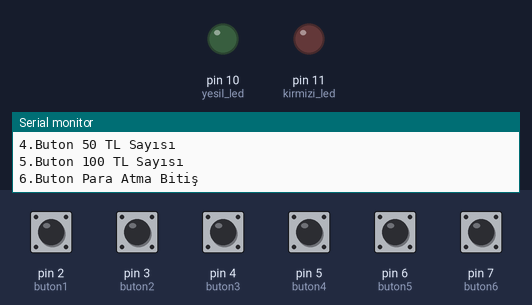
Simulated run of this sketch. Board: Arduino Uno, built with avr-gcc and run on an emulated ATmega328P. On the bench: output pins drawn as LEDs (lit = HIGH), the last lines printed to the serial monitor. Inputs (shaded band) come from the test bench; at power-on: pin 2 (buton1), pin 3 (buton2), pin 4 (buton3), pin 5 (buton4), pin 6 (buton5), pin 7 (buton6) LOW. Random numbers use the default seed unless the sketch sets one.

Above: at 1.2 s.
1.3 s: pin 2 (buton1) pulled HIGH for 0.15 s
3.8 s: pin 7 (buton6) pulled HIGH for 0.15 s
6.3 s: pin 6 (buton5) pulled HIGH for 0.15 s
At 7.6 s:
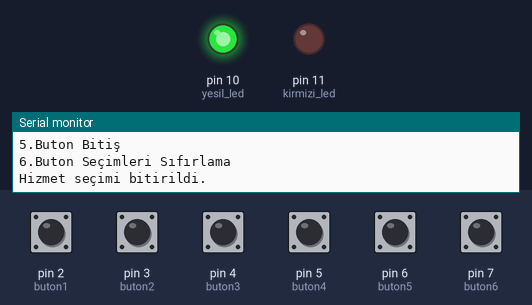
Timing chart, 0 to 10.8 s (numbered marks = the images above; inputs shaded):
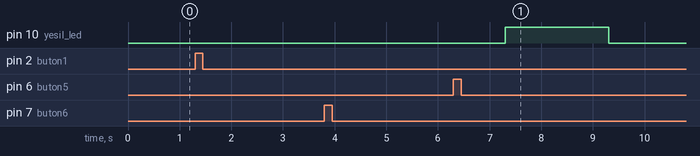

The sketch:

sketch_apr13a.ino
```cpp
int buton1 = 2;
int buton2 = 3;
int buton3 = 4;
int buton4 = 5;
int buton5 = 6;
int buton6 = 7;

int besTLadet = 20;
int onTLadet = 20;
int yirmiTLadet = 10;
int elliTLadet = 30;
int yuzTLadet = 5;

int kopuklemeFiyat = 15;
int yikamaFiyat = 10;
int kurulamaFiyat = 5;
int cilalamaFiyat = 50;


int yesil_led = 10;
int kirmizi_led = 11;

int islem1 = 0;
int islem2 = 0;
int islem3 = 0;
int islem4 = 0;
int islem5 = 0;
int islem6 = 0;

int para_secme = 1;
int hizmet_secme = 1;
int para = 0;

void setup() {
  randomSeed(analogRead(0));
  Serial.begin(9600);
  bakiyeYuklemeBilgilendirme();
  pinMode(buton1, INPUT);
  pinMode(buton2, INPUT);
  pinMode(buton3, INPUT);
  pinMode(buton4, INPUT);
  pinMode(buton5, INPUT);
  pinMode(buton6, INPUT);
  pinMode(yesil_led, OUTPUT);
  pinMode(kirmizi_led, OUTPUT);
}

void loop() {
  while (para_secme == 1) {
    if ( digitalRead(buton1) == HIGH && para_secme == 1) {
      para += 5;
      Serial.println("Bakiyeniz 5 TL arttırılıyor.");
      delay(1000);
      Serial.println("Bakiyeniz arttırıldı.");
      Serial.print("Mevcut bakiye : ");
      Serial.println(para);
    }
    else if ( digitalRead(buton2) == HIGH && para_secme == 1) {
      para += 10;
      Serial.println("Bakiyeniz 10 TL arttırılıyor.");
      delay(1000);
      Serial.println("Bakiyeniz arttırıldı.");
      Serial.print("Mevcut bakiye : ");
      Serial.println(para);
    }
    else if ( digitalRead(buton3) == HIGH && para_secme == 1) {
      para += 20;
      Serial.println("Bakiyeniz 20 TL arttırılıyor.");
      delay(1000);
      Serial.println("Bakiyeniz arttırıldı.");
      Serial.print("Mevcut bakiye : ");
      Serial.println(para);
    }
    else if ( digitalRead(buton4) == HIGH && para_secme == 1) {
      para += 50;
      Serial.println("Bakiyeniz 50 TL arttırılıyor.");
      delay(1000);
      Serial.println("Bakiyeniz arttırıldı.");
      Serial.print("Mevcut bakiye : ");
      Serial.println(para);
    }
    else if ( digitalRead(buton5) == HIGH && para_secme == 1) {
      para += 100;
      Serial.println("Bakiyeniz 100 TL arttırılıyor.");
      delay(1000);
      Serial.println("Bakiyeniz arttırıldı.");
      Serial.print("Mevcut bakiye : ");
      Serial.println(para);
    }
    else if ( digitalRead(buton6) == HIGH && para_secme == 1) {
      para_secme = 0;
      Serial.println("Para atma işlemi bitiriliyor.");
      delay(1000);
      Serial.print("Kullanılabilir bakiye: ");
      Serial.println(para);
      hizmetSecmeBilgilendirme();
    }
  }


  while (hizmet_secme == 1) {
    if ( digitalRead(buton1) == HIGH && hizmet_secme == 1) {
      islem1++;
      Serial.println("Köpükleme seçeneği 1 arttırıldı");
      delay(1000);
    }
    else if ( digitalRead(buton2) == HIGH && hizmet_secme == 1) {
      islem2++;
      Serial.println("Yıkama seçeneği 1 arttırıldı.");
      delay(1000);
    }
    else if ( digitalRead(buton3) == HIGH && hizmet_secme == 1) {
      islem3++;
      Serial.println("Kurulama seçeneği 1 arttırıldı");
      delay(1000);
    }
    else if ( digitalRead(buton4) == HIGH && hizmet_secme == 1) {
      islem4++;
      Serial.println("Cilalama seçeneği 1 arttırıldı.");
      delay(1000);
    }
    else if ( digitalRead(buton5) == HIGH && hizmet_secme == 1) {
      hizmet_secme = 0;
      Serial.println("Hizmet seçimi bitirildi.");
      delay(1000);
      paraSansi();
    }
    else if ( digitalRead(buton6) == HIGH && hizmet_secme == 1) {
      islemSifirla();
      Serial.println("Seçimler sıfırlandı tekrar seçiniz.");
      delay(1000);
    }
  }


}

void hizmetSecmeBilgilendirme() {
  Serial.println("\n--------Seçebilceğiniz Hizmetler--------\n");
  Serial.print("1.Buton Köpükleme ");
  Serial.println(kopuklemeFiyat);
  Serial.print("2.Buton Yıkama ");
  Serial.println(yikamaFiyat);
  Serial.print("3.Buton Kurulama ");
  Serial.println(kurulamaFiyat);
  Serial.print("4.Buton Cilalama ");
  Serial.println(cilalamaFiyat);
  Serial.println("5.Buton Bitiş");
  Serial.println("6.Buton Seçimleri Sıfırlama");
}

void bakiyeYuklemeBilgilendirme() {
  Serial.println("1.Buton 5 TL Sayısı");
  Serial.println("2.Buton 10 TL Sayısı");
  Serial.println("3.Buton 20 TL Sayısı");
  Serial.println("4.Buton 50 TL Sayısı");
  Serial.println("5.Buton 100 TL Sayısı");
  Serial.println("6.Buton Para Atma Bitiş");

}


void kirmiziLed() {
  digitalWrite(kirmizi_led, HIGH);
  delay(2000);
  digitalWrite(kirmizi_led, LOW);
  delay(2000);
}

void yesilLed() {
  digitalWrite(yesil_led, HIGH);
  delay(2000);
  digitalWrite(yesil_led, LOW);
  delay(2000);
}

void software_Reset()
{
  asm volatile ("  jmp 0");
}

void paraSansi() {
  int sans = random(1, 5);
  if ( sans == 2) {
    Serial.println("Paranız sıkıştı. Para iade ediliyor.Tekrardan başlatılıyor.");
    kirmiziLed();
    software_Reset();
  }
  else {
    yesilLed();
    hizmetleriGerceklestir();
  }
}

void hizmetleriGerceklestir() {
  int maliyet  = (islem1 * kopuklemeFiyat) + (islem2 * yikamaFiyat) + (islem3 * kurulamaFiyat) + (islem4 * cilalamaFiyat);
  if (maliyet > para) {
    Serial.println("Bakiyeniz yetersiz. Paranız iade ediliyor. Lütfen daha sonra tekrar deneyin.");
  }
  else {
    para = para - maliyet;
    Serial.print("Hizmet bedeli: ");
    Serial.print(maliyet);
    Serial.println(" TL");
    paraUstu();

  }
}

void paraUstu() {
  islemSifirla();
  if (para  / 100 > 0 && yuzTLadet > 0) {
    islem5 = para / 100;
    para = para % 100;
  }  if ( para / 50 > 0 && elliTLadet > 0) {
    islem4 = para / 50;
    para = para % 50;
  }  if ( para / 20 > 0 && yirmiTLadet > 0) {
    islem3 = para / 20;
    para = para % 20;
  }  if ( para / 10 > 0 && onTLadet > 0) {
    islem2 = para / 10;
    para = para % 10;
  }  if ( para / 5 > 0 && besTLadet > 0) {
    islem1 = para / 5;
    para = para % 5;
  }

  Serial.println("----Para üstünüz----");
  if (islem5 > 0) {
    if (yuzTLadet > 0) {
      Serial.print(islem5);
      Serial.println(" adet 100 TL banknot");
    }
    else {
      Serial.print(islem5);
      Serial.println("Adet 100 TL banknot için kasada yeterli para yoktur.");
    }
  }
  if (islem4 > 0) {
    if (elliTLadet > 0) {
      Serial.print(islem4);
      Serial.println(" adet 50 TL banknot");
    }
    else {
      Serial.print(islem4);
      Serial.println(" Adet 50 TL banknot için kasada yeterli para yoktur.");
    }
  }
  if (islem3 > 0) {
    if (yirmiTLadet > 0) {
      Serial.print(islem3);
      Serial.println(" adet 20 TL banknot");
    }
    else {
      Serial.print(islem3);
      Serial.println(" Adet 20 TL banknot için kasada yeterli para yoktur.");
    }
  }
  if (islem2 > 0) {
    if (onTLadet > 0) {
      Serial.print(islem2);
      Serial.println(" adet 10 TL banknot");
    }
    else {
      Serial.print(islem2);
      Serial.println(" Adet 10 TL banknot için kasada yeterli para yoktur.");
    }
  }
  if (islem1 > 0) {
    if (besTLadet > 0) {
      Serial.print(islem1);
      Serial.println(" adet 5 TL banknot");
    }
    else {
      Serial.print(islem1);
      Serial.println(" Adet 5 TL banknot için kasada yeterli para yoktur.");
    }
  }


}


void islemSifirla() {
  islem1 = 0;
  islem2 = 0;
  islem3 = 0;
  islem4 = 0;
  islem5 = 0;
  islem6 = 0;

}
```

Measured:
- after the input at 6.3 s, pin 10 (yesil_led): LOW → HIGH after 1.0 s, → LOW 2.0 s later
